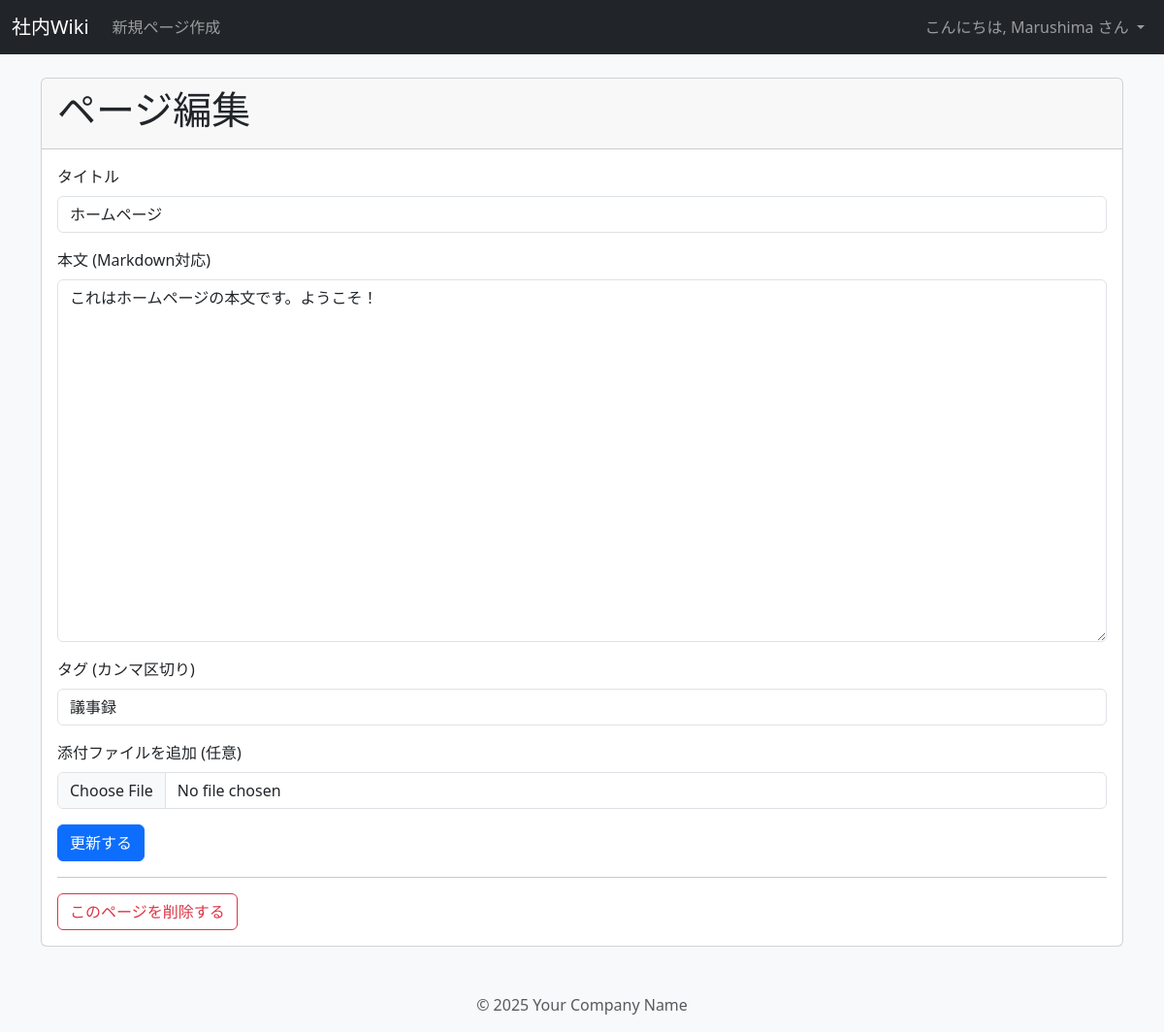
/edit/1 (signed in), run on the app's committed database.
### tables this page shows
CREATE TABLE users (
    id INTEGER PRIMARY KEY AUTOINCREMENT,
    username TEXT UNIQUE NOT NULL,
    password TEXT NOT NULL
);

CREATE TABLE pages (
    id INTEGER PRIMARY KEY AUTOINCREMENT,
    title TEXT UNIQUE NOT NULL,
    content TEXT NOT NULL,
    created_at TIMESTAMP NOT NULL DEFAULT CURRENT_TIMESTAMP,
    author_id INTEGER NOT NULL,
    updated_by_id INTEGER,
    -- 外部キー制約：author_idはusersテーブルのidを参照する
    FOREIGN KEY (author_id) REFERENCES users (id),
    -- 外部キー制約：updated_by_idはusersテーブルのidを参照する
    FOREIGN KEY (updated_by_id) REFERENCES users (id)
);

CREATE TABLE tags (
    id INTEGER PRIMARY KEY AUTOINCREMENT,
    name TEXT UNIQUE NOT NULL
);

### app.py (the view, shortened to what this page needs)
@app.route('/edit/<int:page_id>', methods=['GET', 'POST'])
@login_required
def edit_page(page_id):
    db = get_db()
    cur = db.execute('SELECT id, title, content FROM pages WHERE id = ?', (page_id,))
    page = cur.fetchone()
    if page is None:
        abort(404)
    cur = db.execute("""
        SELECT t.name FROM tags t JOIN page_tags pt ON t.id = pt.tag_id
        WHERE pt.page_id = ?
    """, (page_id,))
    existing_tags_list = [row['name'] for row in cur.fetchall()]
    existing_tags = ', '.join(existing_tags_list)
    return render_template('edit.html', page=page, existing_tags=existing_tags)

### app.py (called while the page is built)
def connect_db():
    rv = sqlite3.connect(app.config['DATABASE'])
    rv.row_factory = sqlite3.Row
    return rv

def get_db():
    if not hasattr(g, 'sqlite_db'):
        g.sqlite_db = connect_db()
    return g.sqlite_db

@login_manager.user_loader
def load_user(user_id):
    db = get_db()
    cur = db.execute('SELECT id, username, password FROM users WHERE id = ?', (user_id,))
    user_data = cur.fetchone()
    if user_data is None:
        return None
    return User(id=user_data['id'], username=user_data['username'], password=user_data['password'])

### templates/edit.html (shortened to what this page needs)
{% extends 'layout.html' %}
{% block content %}
    <div class="card">
        <div class="card-header">
            <h1>ページ編集</h1>
        </div>
        <div class="card-body">
            <form action="{{ url_for('edit_page', page_id=page.id) }}" method="post" enctype="multipart/form-data">
                <div class="mb-3">
                    <label for="title" class="form-label">タイトル</label>
                    <input type="text" class="form-control" id="title" name="title" value="{{ page.title }}" required>
                </div>
                <div class="mb-3">
                    <label for="markdown-editor" class="form-label">本文 (Markdown対応)</label>
                    <textarea class="form-control" name="content" rows="15" id="markdown-editor">{{ page.content }}</textarea>
                </div>
                <div class="mb-3">
                    <label for="tags" class="form-label">タグ (カンマ区切り)</label>
                    <input type="text" class="form-control" id="tags" name="tags" value="{{ existing_tags or '' }}">
                </div>
                <div class="mb-3">
                    <label for="upload_file" class="form-label">添付ファイルを追加 (任意)</label>
                    <input class="form-control" type="file" id="upload_file" name="upload_file">
                </div>
                <button type="submit" class="btn btn-primary">更新する</button>
            </form>
            <hr>
            <form action="{{ url_for('delete_page', page_id=page.id) }}" method="post" style="display: inline;">
                <button type="submit" class="btn btn-outline-danger" onclick="return confirm('本当にこのページを削除しますか？元に戻せません。')">
                    このページを削除する
                </button>
            </form>
        </div>
    </div>
{% endblock %}

### templates/layout.html (shortened to what this page needs)
<!DOCTYPE html>
<html lang="ja">
<head>
    <link href="https://cdn.jsdelivr.net/npm/bootstrap@5.3.3/dist/css/bootstrap.min.css" rel="stylesheet">
    <link rel="stylesheet" href="https://maxcdn.bootstrapcdn.com/font-awesome/4.7.0/css/font-awesome.min.css">
    <link rel="stylesheet" href="{{ url_for('static', filename='easymde.min.css') }}">
</head>
<body class="bg-light">
    <nav class="navbar navbar-expand-lg navbar-dark bg-dark">
        <div class="container-fluid">
            <a class="navbar-brand" href="{{ url_for('show_pages') }}">社内Wiki</a>
            <div class="collapse navbar-collapse">
                <ul class="navbar-nav me-auto mb-2 mb-lg-0">
                    {% if current_user.is_authenticated %}
                    <li class="nav-item">
                        <a class="nav-link" href="{{ url_for('add_page') }}">新規ページ作成</a>
                    </li>
                    {% endif %}
                </ul>
                <ul class="navbar-nav">
                    {% if current_user.is_authenticated %}
                        <li class="nav-item dropdown">
                            <a class="nav-link dropdown-toggle" href="#" role="button" data-bs-toggle="dropdown" aria-expanded="false">
                                こんにちは, {{ current_user.username }} さん
                            </a>
                        </li>
                    {% else %}
                        <li class="nav-item">
                            <a class="nav-link" href="{{ url_for('login') }}">ログイン</a>
                        </li>
                    {% endif %}
                </ul>
            </div>
        </div>
    </nav>
    <main class="container mt-4">
        {% block content %}{% endblock %}
    </main>
    <footer class="container text-center mt-5 mb-3 text-muted">
        <p>&copy; 2025 Your Company Name</p>
    </footer>
</body>
</html>

### data on the page
users: username "Marushima"
pages: title "ホームページ", content "これはホームページの本文です。ようこそ！"
tags: tags "議事録"
